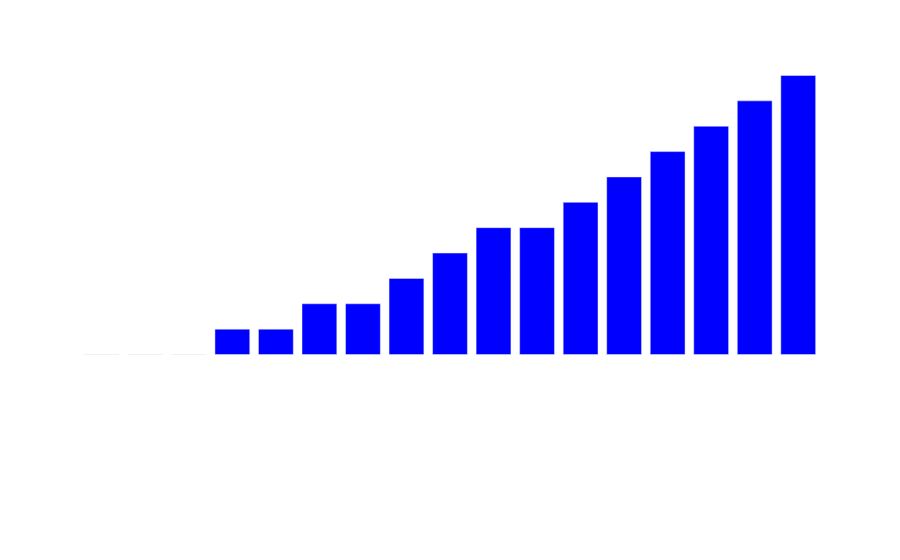

The code cell stored with this chart in its notebook:
### Code cell
fig = px.bar(activity_dict, x='Activity', y='Shark Attacks',color_discrete_sequence=["blue"])

fig.update_layout(
    paper_bgcolor = "rgba(0,0,0,0)",
    plot_bgcolor = "rgba(0,0,0,0)",
    font_color = 'white',
    font_family = 'verdana',
    font_size = 20,
    )
fig.show()
fig.write_html("activities.html")

### Figure 1 — Plotly figure (JSON) as saved in the notebook; plotly's stock layout.template omitted (floating-point values rounded to 4 significant figures)
{"data": [{"alignmentgroup": "True", "hovertemplate": "Activity=%{x}<br>Shark Attacks=%{y}<extra></extra>", "legendgroup": "", "marker": {"color": "blue", "pattern": {"shape": ""}}, "name": "", "offsetgroup": "", "orientation": "v", "showlegend": false, "textposition": "auto", "type": "bar", "x": ["Cage Diving", "Floating in inflatable pool ring", "Foil-boarding", "Fishing/Filming sharks", "Sightseeing", "Spearfishing", "Surf skiing", "Paddling", "Snorkeling/Scuba Diving", "Boogie Boarding", "Diving", "Kayak Fishing", "Swimming", "Misc", "Kayaking", "Fishing", "Surfing"], "xaxis": "x", "y": ["1", "1", "1", "2", "2", "3", "3", "4", "5", "6", "6", "7", "8", "11", "12", "13", "50"], "yaxis": "y"}], "layout": {"autosize": true, "barmode": "relative", "font": {"color": "white", "family": "verdana", "size": 20}, "legend": {"tracegroupgap": 0}, "margin": {"t": 60}, "paper_bgcolor": "rgba(0, 0, 0, 0)", "plot_bgcolor": "rgba(0, 0, 0, 0)", "xaxis": {"anchor": "y", "autorange": true, "domain": [0, 1], "range": [-0.5, 16.5], "title": {"text": "Activity"}, "type": "category"}, "yaxis": {"anchor": "x", "autorange": true, "domain": [0, 1], "range": [-0.6111, 11.61], "title": {"text": "Shark Attacks"}, "type": "category"}}}
